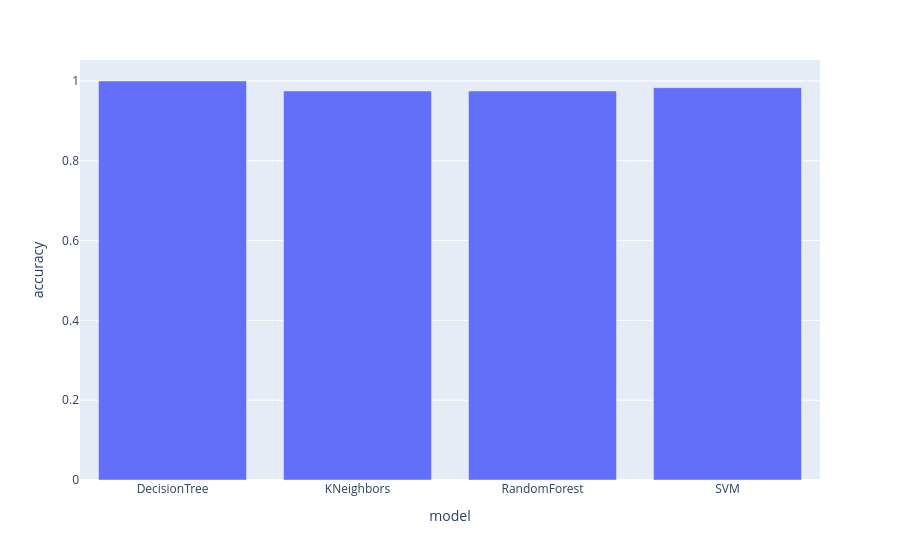

Here is the notebook cell this chart was saved with:
### Code cell
result = new.groupby('model')['accuracy'].max().reset_index()
px.bar(data_frame=result , x='model' , y='accuracy')

### Figure 1 — Plotly figure (JSON) as saved in the notebook; plotly's stock layout.template omitted (floating-point values rounded to 4 significant figures)
{"data": [{"alignmentgroup": "True", "hovertemplate": "model=%{x}<br>accuracy=%{y}<extra></extra>", "legendgroup": "", "marker": {"color": "#636efa", "pattern": {"shape": ""}}, "name": "", "offsetgroup": "", "orientation": "v", "showlegend": false, "textposition": "auto", "type": "bar", "x": ["DecisionTree", "KNeighbors", "RandomForest", "SVM"], "xaxis": "x", "y": [1, 0.975, 0.975, 0.9833], "yaxis": "y"}], "layout": {"barmode": "relative", "legend": {"tracegroupgap": 0}, "margin": {"t": 60}, "xaxis": {"anchor": "y", "domain": [0, 1], "title": {"text": "model"}}, "yaxis": {"anchor": "x", "domain": [0, 1], "title": {"text": "accuracy"}}}}
